Frame 1 (no input): blank canvas, image omitted
Frame 60 (the mouse pressed at the canvas centre just before this capture): blank canvas, image omitted
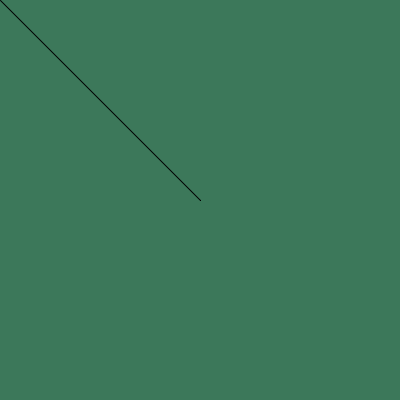
Frame 120 (the mouse held since frame 60 and released just before this capture)

The Processing sketch whose frames 1 and 60 were blank and that drew this single picture after the mouse press (run headless with seeded random() and noise(); from frame 60 on, the mouse is pressed at the canvas centre):

// Processing sketch: processing_96080
// ── processing_96080.pde




void setup() {
  size (400,400);
  background(60,120,90);
}

void draw() {
  
  if (mousePressed) {
 line(pmouseX,pmouseY, mouseX,mouseY);
 
  } else {
  }
}
